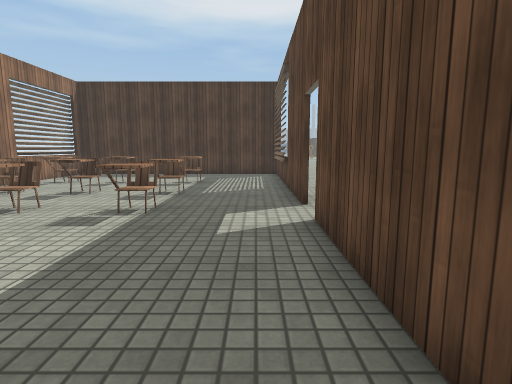
view 1 (above)

20 first-person views from a walk through a 3-D level made in the Unity game engine. The camera is 1.2 m above the floor, tilts 8° down and sees 80° across. The floor is counted in squares, 1 m on a side. Each view is taken from the middle of a square. On the plan, view 1 faces up. The plan holds only what a view shows up to about 13 squares ahead; the rest is blank. The place goes on beyond the plan. The player is left out. Some animated figures are not drawn. Door leaves are left out, so doorways stand open. Some surface patterns are stand-ins.

view 2
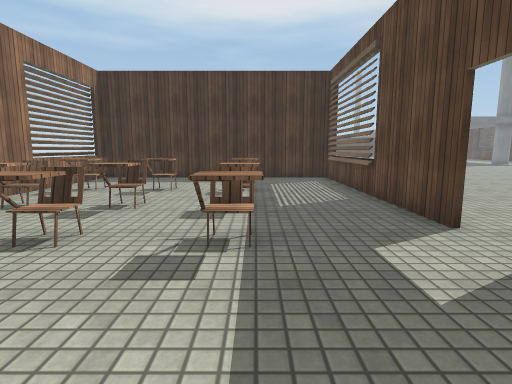

view 3
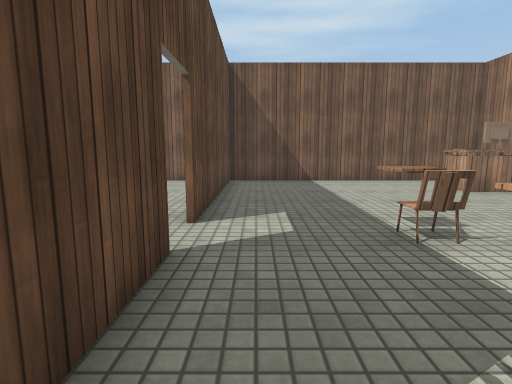

view 4
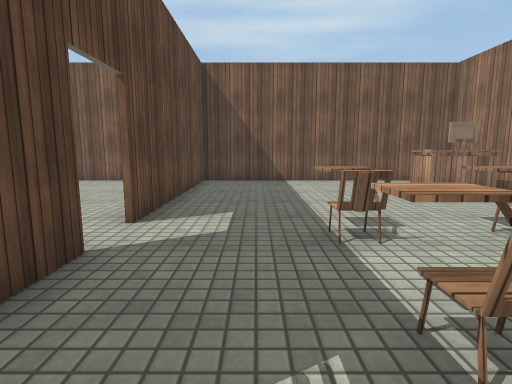

view 5
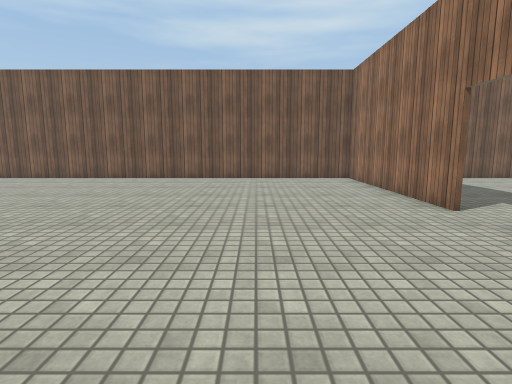

view 6
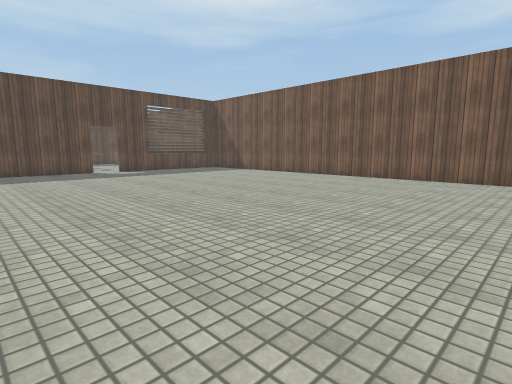

view 7
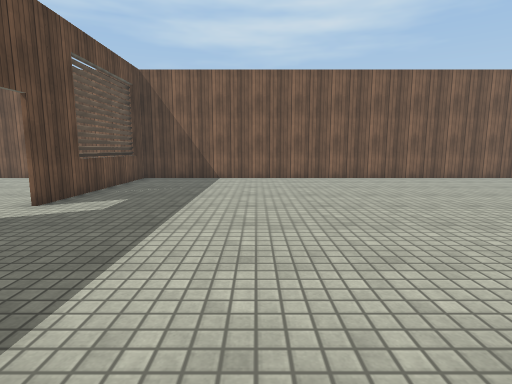

view 8
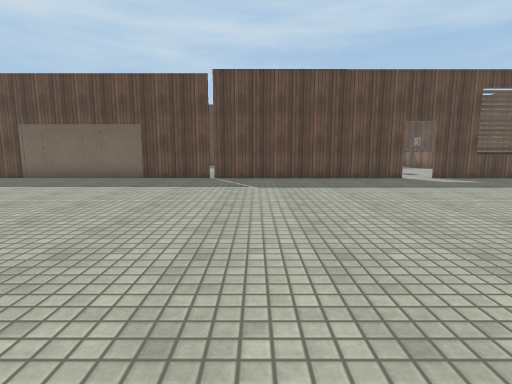

view 9
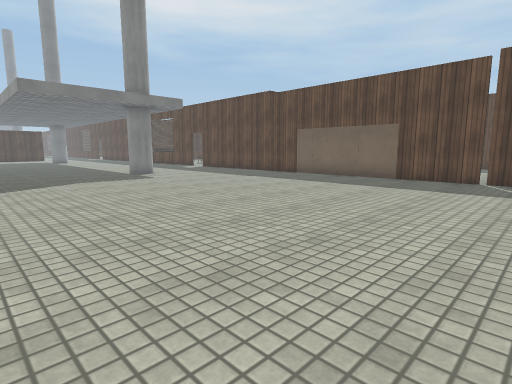

view 10
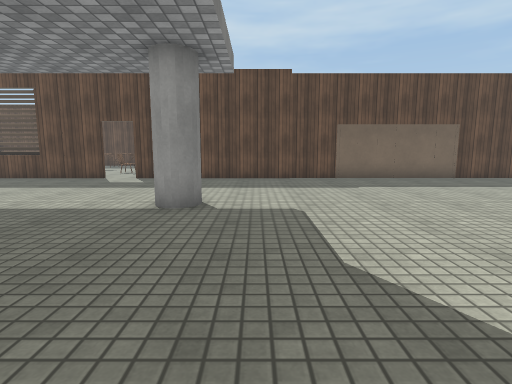

view 11
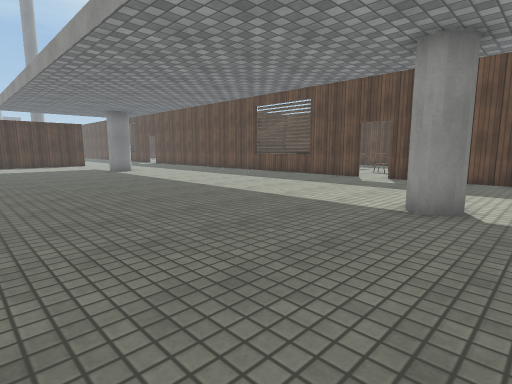

view 12
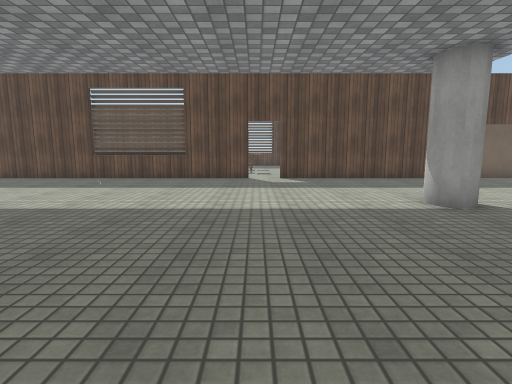

view 13
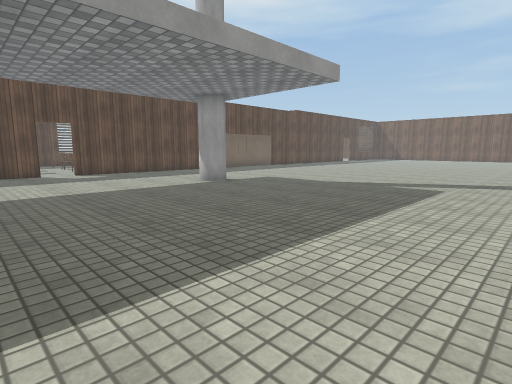

view 14
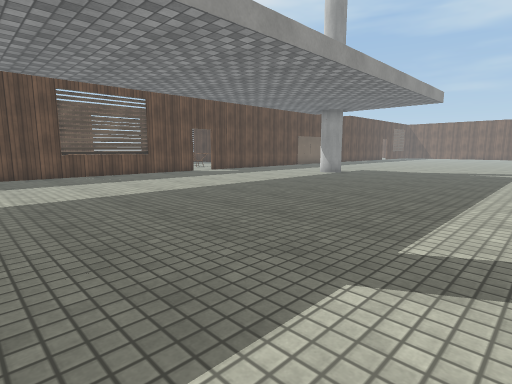

view 15
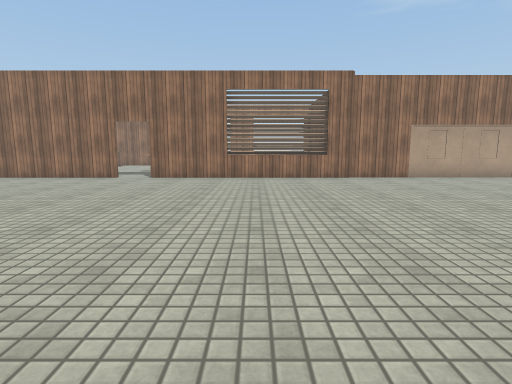

view 16
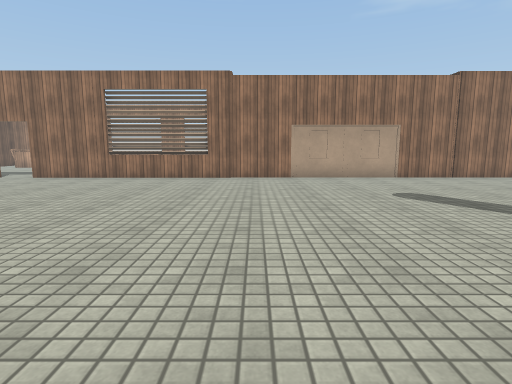

view 17
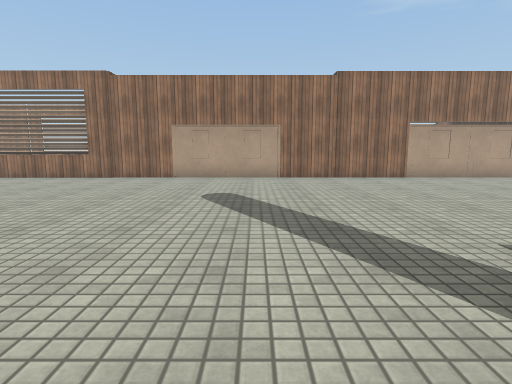

view 18
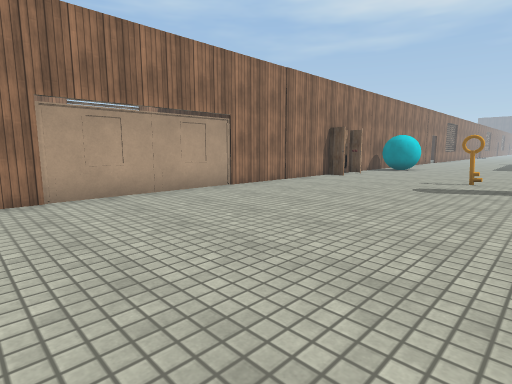

view 19
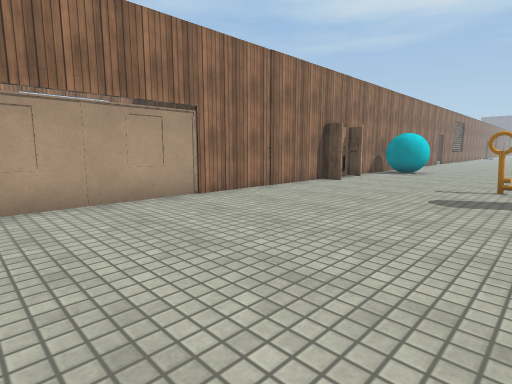

view 20
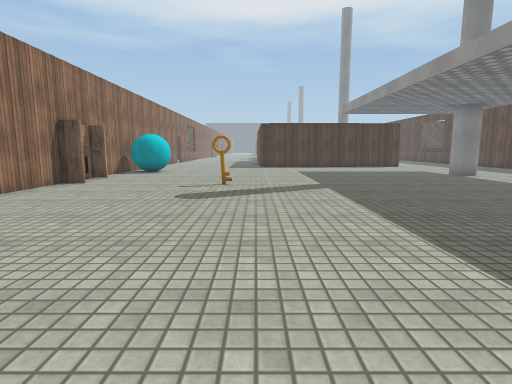

### Floor plan
Key: @ floor where view 1 was taken; # wall or solid block; . floor; D open door; C chair; T table; O other object.
Columns run from 6 left of view 1 to 24 right of it. Each row starts with its distance up from view 1.
 41        #.................    .#
 40        ##.....................#
 39        ##.....................#
 38        #.....O................#
 37        #......................#
 36        #......................#
 35        #......................#
 34        #......................#
 33        #......................#
 32        #......................#
 31        #.....................D.
 30        #.....................D#
 29        #......................#
 28        #......................#
 27        #................#.....#
 26        #......................#
 25        #......................#
 24        #......................#
 23        #......................#
 22        #......................#
 21        #......................#
 20        #......................#
 19        #......................#
 18        #......................#
 17        #......................#
 16        #......................#
 15 ########......................#
 14 ..  ...#......................#
 13 .......#......................#
 12 .......#......................#
 11 .C..C..#......................#
 10 .......#......................#
  9 .C.....#......................#
  8 .C..C..#......................#
  7 .......#D.....................#
  6 .C..C..DD.....................#
  5  C.....#.....................D.
  4 .......#......................#
  3 .......#......................#
  2 .......#......................#
  1 T......#......................#
  0 ......@#......................#
 -1 .......#......................#
 -2 ###############################

Positions as (right, up) in squares from view 1, and headings:
1: (0, 0), facing up
2: (-2, 2), facing up
3: (0, 10), facing down
4: (-1, 10), facing down
5: (5, 11), facing down
6: (7, 11), facing down-right
7: (19, 11), facing down
8: (11, 12), facing right
9: (11, 12), facing up-right
10: (11, 25), facing right
11: (11, 25), facing up-right
12: (11, 31), facing right
13: (8, 34), facing down-right
14: (9, 41), facing down-right
15: (14, 11), facing left
16: (14, 16), facing left
17: (14, 21), facing left
18: (9, 26), facing up-left
19: (8, 28), facing up-left
20: (8, 28), facing up
